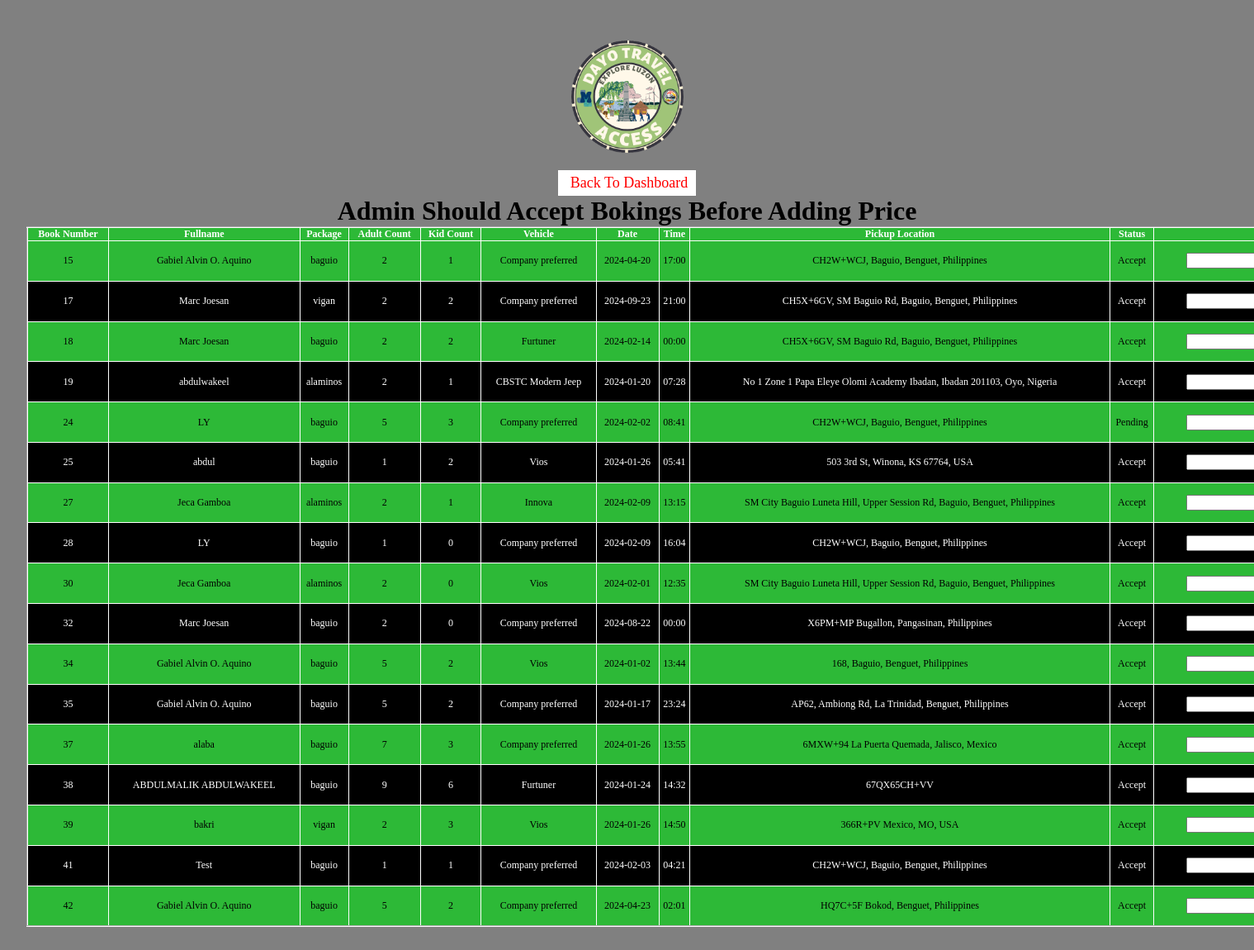
/adminpage.php (signed in), run on the app's committed database.
### tables this page shows
CREATE TABLE `reserve_booking2` (
  `id` int(100) NOT NULL,
  `fullname` varchar(100) NOT NULL,
  `cp_num` varchar(100) NOT NULL,
  `email` varchar(100) NOT NULL,
  `days_and_nights` varchar(100) NOT NULL,
  `province` varchar(100) NOT NULL,
  `destination` varchar(100) NOT NULL,
  `adult_count` varchar(100) NOT NULL,
  `kid_count` varchar(100) NOT NULL,
  `vehicle` varchar(100) NOT NULL,
  `trav_date` varchar(100) NOT NULL,
  `trav_time` varchar(100) NOT NULL,
  `street` varchar(100) NOT NULL,
  `status` varchar(100) NOT NULL,
  `price` varchar(100) NOT NULL,
  `req_id` varchar(200) NOT NULL,
  `package` varchar(200) NOT NULL,
  `review` varchar(200) NOT NULL,
  `date` varchar(200) NOT NULL,
  `canc` varchar(200) NOT NULL,
  `payments` varchar(200) NOT NULL,
  `p_date` varchar(100) NOT NULL,
  `p_method` varchar(100) NOT NULL,
  `fm2` varchar(100) NOT NULL,
  `em2` varchar(100) NOT NULL
);

### adminpage.php (the view, shortened to what this page needs)
<?php
 include "connection.php";
 $sql=mysqli_query($db,"select * from reserve_booking2 where destination=''");
 ?>
 <!DOCTYPE html>
 <html>
 <head>
 </head>
 <body>
 <div class="container">
 <center> <a href="Profile2.php"><img src="IMAGES/DAYO LOGO.png" width="170"
          height="170"></a>
          <br/>
          <a href="Profile2.php" style="text-decoration:none; background-color:white; border-radius:0; padding: 5px 10px;font-size:18px; color:red;" class="back-link">
<i class="fas fa-arrow-left"></i> Back To Dashboard
</a>
<h1>Admin Should Accept Bokings Before Adding Price </h1>
      <table border="2" style="width:130%;">
           <tr>
                <th>Book Number</th>
                <th>Fullname</th>
                <th>Package</th>
                <th>Adult Count</th>
                <th>Kid Count</th>
                <th>Vehicle</th>
                <th>Date </th>
                <th>Time</th>
                <th>Pickup Location</th>
                <th>Status</th>
                <th>Price</th>
           </tr>
           <?php
           if (mysqli_num_rows($sql)>0) {
                 while ($row=mysqli_fetch_assoc($sql)) { ?>
                 <tr>
                      <td><?php echo $row['id'] ?></td>
                      <td><?php echo $row['fm2'] ?></td>
                      <td><?php echo $row['package'] ?></td>
                      <td><?php echo $row['adult_count'] ?></td>
                      <td><?php echo $row['kid_count'] ?></td>
                      <td><?php echo $row['vehicle'] ?></td>
                      <td><?php echo $row['trav_date'] ?></td>
                      <td><?php echo $row['trav_time'] ?></td>
                      <td><?php echo $row['street']; ?></td>
                      <td>
                           <?php
                           if ($row['status']==1) {
                                echo "Pending";
                           }if ($row['status']==2) {
                                echo "Accept";
                           }if ($row['status']==3) {
                                echo "Reject";
                           }
                           ?>
                      </td>
                      <td>
                      <form action="price2.php?id=<?php echo $row['id']; ?>" method="post">
                            <input name="price" type="number"></input>
                        </form>
                      </td>
                 </tr>
           <?php      }
            } ?>
      </table>
 </div>
 </body>
 </html>

### adminpage.php (style rules this page uses)
* { padding: 0; margin: 0; box-sizing: border-box; }
body { background-color: gray; height: auto; justify-content: center; }
.container { margin: 2rem; }
.container table { margin: auto; border-color: white; background-color: black; border-collapse: collapse; font-size: 12px; text-align: center; }
.container table th { background: rgb(45, 185, 55); color: #fff; }
table tr:nth-child(even) { background: rgb(45, 185, 55); color:black; }
table tr:nth-child(odd) { color:#fff; }
.back-link { display: inline-flex; align-items: center; text-decoration: none; color: #333; }

### data on the page
reserve_booking2: id "15", fm2 "Gabiel Alvin O. Aquino", package "baguio", adult_count "2", kid_count "1", vehicle "Company preferred", trav_date "2024-04-20", trav_time "17:00", street "CH2W+WCJ, Baguio, Benguet, Philippines", status "Accept"
reserve_booking2: id "17", fm2 "Marc Joesan", package "vigan", adult_count "2", kid_count "2", vehicle "Company preferred", trav_date "2024-09-23", trav_time "21:00", street "CH5X+6GV, SM Baguio Rd, Baguio, Benguet, Philippines", status "Accept"
reserve_booking2: id "18", fm2 "Marc Joesan", package "baguio", adult_count "2", kid_count "2", vehicle "Furtuner", trav_date "2024-02-14", trav_time "00:00", street "CH5X+6GV, SM Baguio Rd, Baguio, Benguet, Philippines", status "Accept"
reserve_booking2: id "19", fm2 "abdulwakeel", package "alaminos", adult_count "2", kid_count "1", vehicle "CBSTC Modern Jeep", trav_date "2024-01-20", trav_time "07:28", street "No 1 Zone 1 Papa Eleye Olomi Academy Ibadan, Ibadan 201103, Oyo, Nigeria", status "Accept"
reserve_booking2: id "24", fm2 "LY", package "baguio", adult_count "5", kid_count "3", vehicle "Company preferred", trav_date "2024-02-02", trav_time "08:41", street "CH2W+WCJ, Baguio, Benguet, Philippines", status "Pending"
reserve_booking2: id "25", fm2 "abdul", package "baguio", adult_count "1", kid_count "2", vehicle "Vios", trav_date "2024-01-26", trav_time "05:41", street "503 3rd St, Winona, KS 67764, USA", status "Accept"
reserve_booking2: id "27", fm2 "Jeca Gamboa", package "alaminos", adult_count "2", kid_count "1", vehicle "Innova", trav_date "2024-02-09", trav_time "13:15", street "SM City Baguio Luneta Hill, Upper Session Rd, Baguio, Benguet, Philippines", status "Accept"
reserve_booking2: id "28", fm2 "LY", package "baguio", adult_count "1", kid_count "0", vehicle "Company preferred", trav_date "2024-02-09", trav_time "16:04", street "CH2W+WCJ, Baguio, Benguet, Philippines", status "Accept"
reserve_booking2: id "30", fm2 "Jeca Gamboa", package "alaminos", adult_count "2", kid_count "0", vehicle "Vios", trav_date "2024-02-01", trav_time "12:35", street "SM City Baguio Luneta Hill, Upper Session Rd, Baguio, Benguet, Philippines", status "Accept"
reserve_booking2: id "32", fm2 "Marc Joesan", package "baguio", adult_count "2", kid_count "0", vehicle "Company preferred", trav_date "2024-08-22", trav_time "00:00", street "X6PM+MP Bugallon, Pangasinan, Philippines", status "Accept"
reserve_booking2: id "34", fm2 "Gabiel Alvin O. Aquino", package "baguio", adult_count "5", kid_count "2", vehicle "Vios", trav_date "2024-01-02", trav_time "13:44", street "168, Baguio, Benguet, Philippines", status "Accept"
reserve_booking2: id "35", fm2 "Gabiel Alvin O. Aquino", package "baguio", adult_count "5", kid_count "2", vehicle "Company preferred", trav_date "2024-01-17", trav_time "23:24", street "AP62, Ambiong Rd, La Trinidad, Benguet, Philippines", status "Accept"
reserve_booking2: id "37", fm2 "alaba", package "baguio", adult_count "7", kid_count "3", vehicle "Company preferred", trav_date "2024-01-26", trav_time "13:55", street "6MXW+94 La Puerta Quemada, Jalisco, Mexico", status "Accept"
reserve_booking2: id "38", fm2 "ABDULMALIK ABDULWAKEEL", package "baguio", adult_count "9", kid_count "6", vehicle "Furtuner", trav_date "2024-01-24", trav_time "14:32", street "67QX65CH+VV", status "Accept"
reserve_booking2: id "39", fm2 "bakri", package "vigan", adult_count "2", kid_count "3", vehicle "Vios", trav_date "2024-01-26", trav_time "14:50", street "366R+PV Mexico, MO, USA", status "Accept"
reserve_booking2: id "41", fm2 "Test", package "baguio", adult_count "1", kid_count "1", vehicle "Company preferred", trav_date "2024-02-03", trav_time "04:21", street "CH2W+WCJ, Baguio, Benguet, Philippines", status "Accept"
reserve_booking2: id "42", fm2 "Gabiel Alvin O. Aquino", package "baguio", adult_count "5", kid_count "2", vehicle "Company preferred", trav_date "2024-04-23", trav_time "02:01", street "HQ7C+5F Bokod, Benguet, Philippines", status "Accept"
